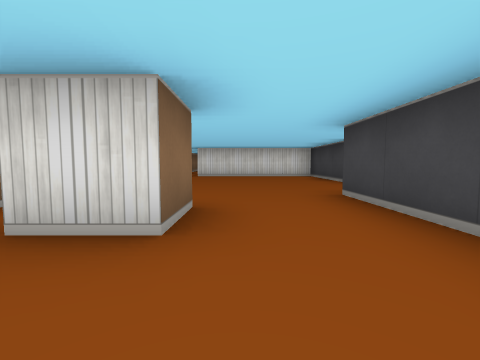
[1] (above)

17 first-person views from a walk through a cub3D level. The camera is about half as high as the walls, tilts 4° down and sees 90° across. The floor is counted in squares. Each view is taken from the middle of a square. On the plan, view 1 faces up. The plan holds only what a view shows up to about 9 squares ahead; the rest is blank.

[2]
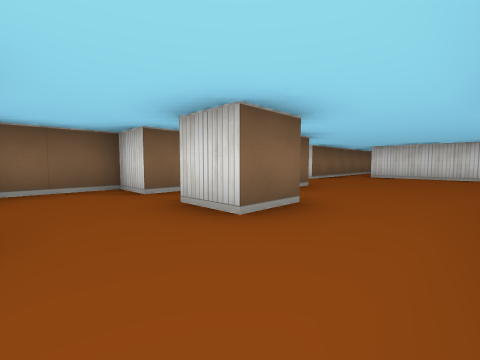

[3]
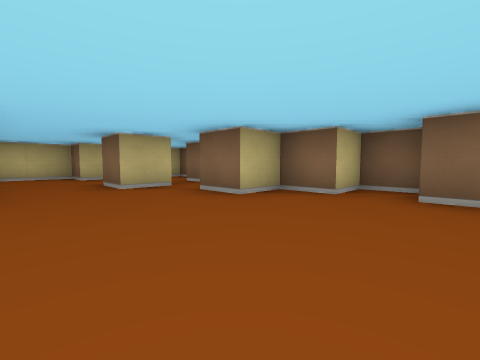

[4]
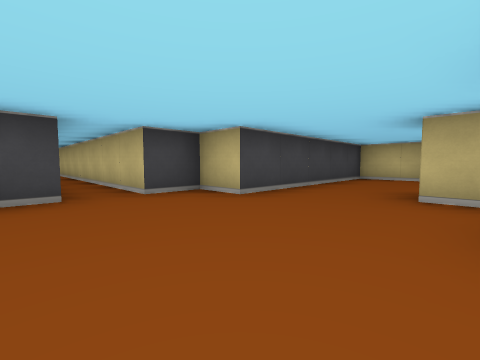

[5]
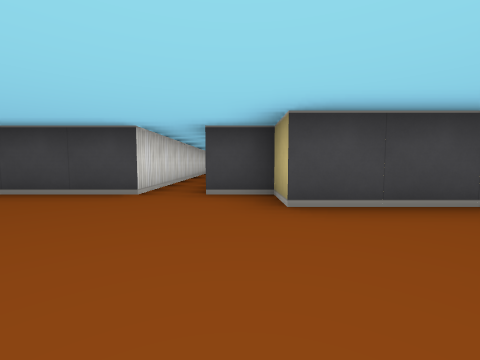

[6]
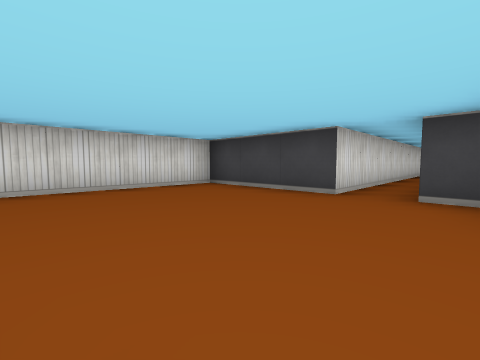

[7]
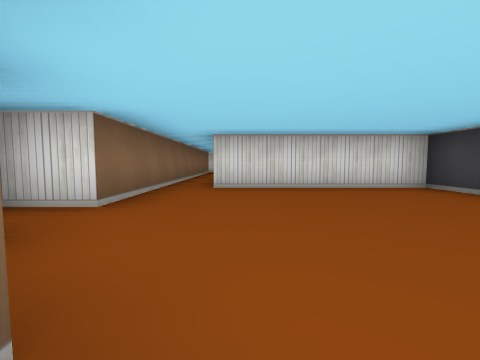

[8]
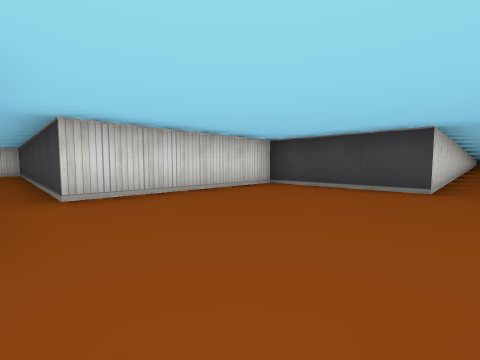

[9]
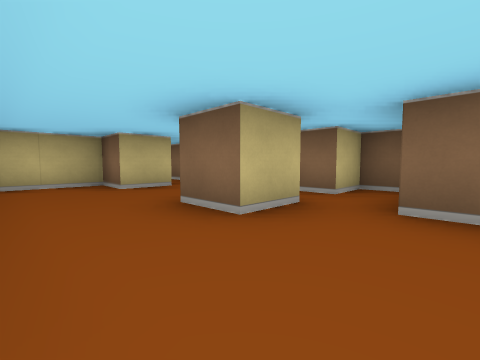

[10]
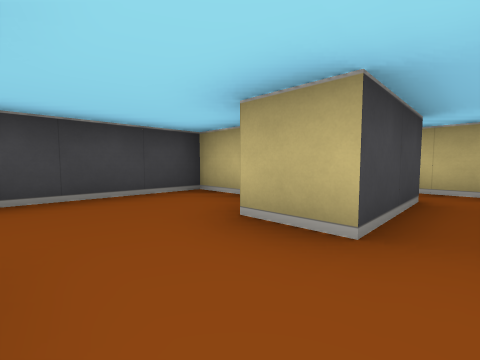

[11]
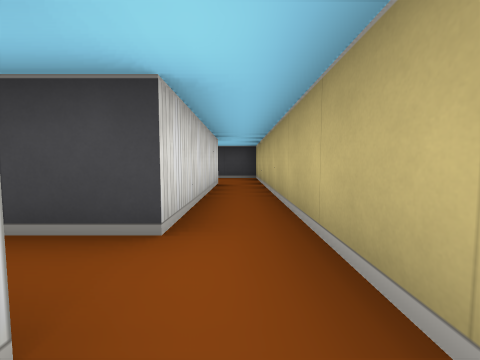

[12]
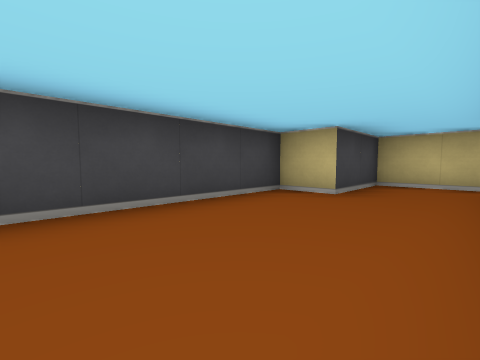

[13]
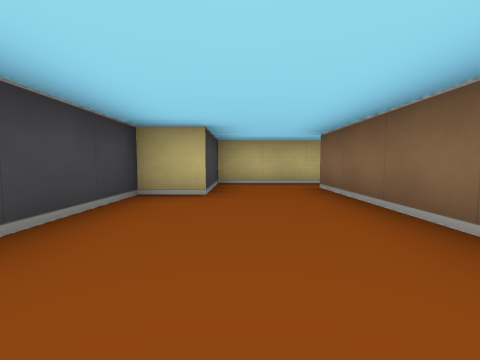

[14]
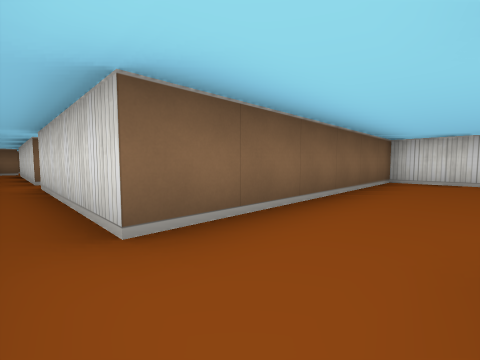

[15]
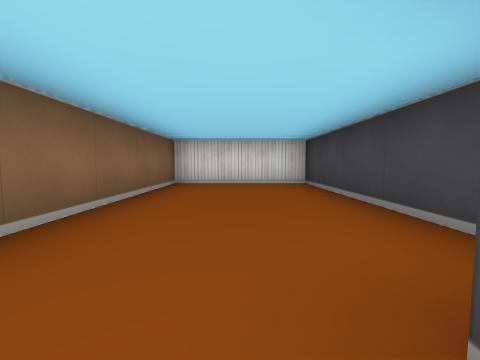

[16]
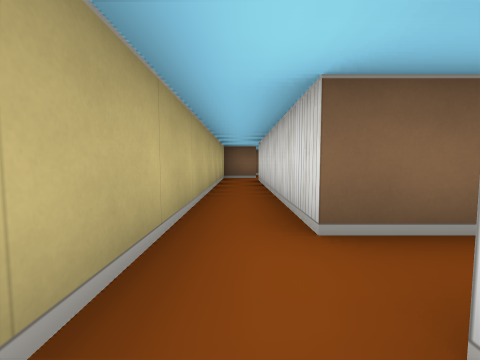

[17]
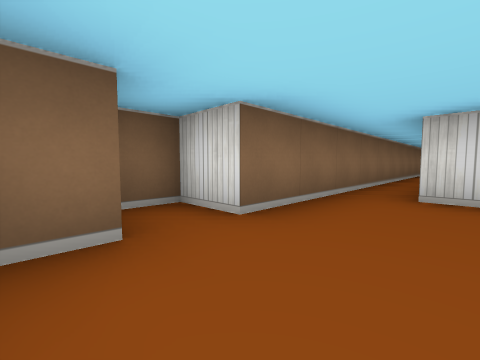

### Floor plan
Ten units are one square. View 1 is at (0, 0); x grows to the right and y downward. Boxes are objects, and circles mark ways between rooms. Rooms are numbered by the first view taken in them; rooms with no view inside come last. Other rooms are left out.
<svg viewBox="-85 -170 250 210">
<path fill="none" stroke="#000" d="M101 -55 25 -55 25 -85 -15 -85M-16 -25 -5 -25 -5 -15 -15 -15M-25 -85 -25 -65 -35 -65 -35 -55 -25 -55 -25 -45 -15 -45 -15 -35M-15 25 -15 5 -5 5 -5 15 15 15 15 -35 25 -35 25 -45 95 -45M-25 14 -25 25M-35 -31 -35 -25 -25 -25 -25 -15 -35 -15 -35 5M-25 25 -75 25M-75 35 25 35M25 25 -15 25M25 35 45 35 45 15 55 15 55 -35 25 -35 25 25M-25 -155 -25 -85M-15 -85 -15 -165 -20 -165"/>
<circle cx="-20" cy="15" r="3" fill="#2a7"/>
<circle cx="-20" cy="-90" r="3" fill="#2a7"/>
<circle cx="30" cy="30" r="3" fill="#2a7"/>
<text x="160" y="-50">1</text>
<text x="-30" y="30">2</text>
<text x="40" y="0">3</text>
<text x="-20" y="-130">4</text>
</svg>
Room 1 opens to room 2. Room 1 opens to room 4. Room 2 opens to room 3.

Where each view was taken, in squares from view 1:
view 1: 0 up, 0 right, facing up
view 2: 0 up, 1 right, facing up-left
view 3: 7 up, 1 right, facing down-left
view 4: 6 up, 1 left, facing down-right
view 5: 4 up, 1 left, facing right
view 6: 4 up, 1 left, facing up-right
view 7: 4 up, 1 left, facing up
view 8: 5 up, 2 left, facing up-right
view 9: 4 up, 1 right, facing down-left
view 10: 1 up, 2 left, facing down-right
view 11: 3 down, 3 left, facing right
view 12: 2 up, 3 right, facing down-right
view 13: 2 up, 4 right, facing down
view 14: 3 down, 4 right, facing up-left
view 15: 2 down, 4 right, facing up
view 16: 3 down, 1 left, facing left
view 17: 5 up, 1 left, facing up-left
